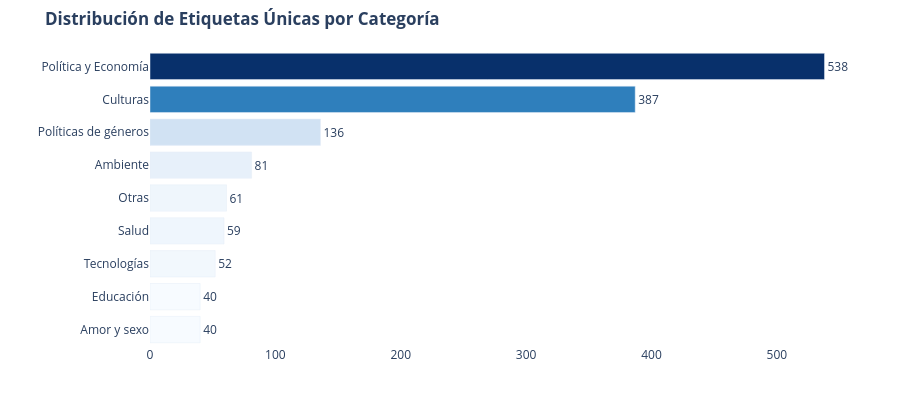

Notebook source saved alongside this figure:
### Code cell
# ==============================================================================
# DISTRIBUCIÓN DE ETIQUETAS ÚNICAS POR CATEGORÍA
# ==============================================================================
df_cat_tag_exploded = (
    df[["doc_id", "category", "post_tag"]]
    .dropna(subset=["post_tag"])
    .copy()
    .assign(
        categoria_normalizada=lambda d: d["category"]
        .fillna("Sin categoria")
        .astype(str)
        .apply(lambda x: [p.strip() for p in re.split(r"[;,]", x) if p.strip()] or ["Sin categoria"]),
        tag=lambda d: d["post_tag"].str.split(r"[;,]")
    )
    .explode("categoria_normalizada")
    .explode("tag")
    .assign(tag=lambda d: d["tag"].str.strip().str.title())
    .loc[lambda d: (d["tag"] != "") & (d["tag"] != "Nan")]
    .reset_index(drop=True)
)

df_tags_dist_cat = (
    df_cat_tag_exploded.groupby("categoria_normalizada")["tag"]
    .nunique()
    .reset_index(name="etiquetas")
    .sort_values("etiquetas", ascending=True)
)

fig_tags_cat = px.bar(
    df_tags_dist_cat, 
    x="etiquetas", 
    y="categoria_normalizada", 
    orientation="h",
    title="<b>Distribución de Etiquetas Únicas por Categoría</b>",
    text="etiquetas", 
    color="etiquetas", 
    color_continuous_scale="Blues"
)
fig_tags_cat.update_traces(textposition="outside")
fig_tags_cat.update_layout(
    height=400, 
    plot_bgcolor="rgba(0,0,0,0)", 
    paper_bgcolor="#fff",
    coloraxis_showscale=False, 
    xaxis_title="", 
    yaxis_title="",
    margin=dict(l=150, r=40, t=50, b=30)
)
fig_tags_cat.write_html(OUTPUT_DIR / "03d_distribucion_etiquetas_por_categoria.html")
fig_tags_cat.show()

### Figure 1 — Plotly figure (JSON) as saved in the notebook; plotly's stock layout.template omitted (floating-point values rounded to 4 significant figures)
{"data": [{"hovertemplate": "etiquetas=%{marker.color}<br>categoria_normalizada=%{y}<extra></extra>", "legendgroup": "", "marker": {"color": [40, 40, 52, 59, 61, 81, 136, 387, 538], "coloraxis": "coloraxis", "pattern": {"shape": ""}}, "name": "", "orientation": "h", "showlegend": false, "text": [40.0, 40.0, 52.0, 59.0, 61.0, 81.0, 136.0, 387.0, 538.0], "textposition": "outside", "type": "bar", "x": [40, 40, 52, 59, 61, 81, 136, 387, 538], "xaxis": "x", "y": ["Amor y sexo", "Educación", "Tecnologías", "Salud", "Otras", "Ambiente", "Políticas de géneros", "Culturas", "Política y Economía"], "yaxis": "y"}], "layout": {"barmode": "relative", "coloraxis": {"autocolorscale": false, "colorbar": {"title": {"text": "etiquetas"}}, "colorscale": [[0, "rgb(247,251,255)"], [0.125, "rgb(222,235,247)"], [0.25, "rgb(198,219,239)"], [0.375, "rgb(158,202,225)"], [0.5, "rgb(107,174,214)"], [0.625, "rgb(66,146,198)"], [0.75, "rgb(33,113,181)"], [0.875, "rgb(8,81,156)"], [1, "rgb(8,48,107)"]], "showscale": false}, "height": 400, "legend": {"tracegroupgap": 0}, "margin": {"b": 30, "l": 150, "r": 40, "t": 50}, "paper_bgcolor": "#fff", "plot_bgcolor": "rgba(0,0,0,0)", "title": {"text": "<b>Distribución de Etiquetas Únicas por Categoría</b>"}, "xaxis": {"anchor": "y", "domain": [0, 1], "title": {"text": ""}}, "yaxis": {"anchor": "x", "domain": [0, 1], "title": {"text": ""}}}}
